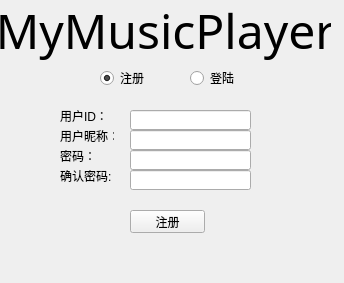
<?xml version="1.0" encoding="UTF-8"?>
<ui version="4.0">
 <class>RegisterAndLogin</class>
 <widget class="QMainWindow" name="RegisterAndLogin">
  <property name="geometry">
   <rect>
    <x>0</x>
    <y>0</y>
    <width>344</width>
    <height>283</height>
   </rect>
  </property>
  <property name="windowTitle">
   <string>MainWindow</string>
  </property>
  <widget class="QWidget" name="centralwidget">
   <widget class="QLabel" name="label">
    <property name="geometry">
     <rect>
      <x>0</x>
      <y>0</y>
      <width>331</width>
      <height>61</height>
     </rect>
    </property>
    <property name="font">
     <font>
      <family>Kunstler Script</family>
      <pointsize>36</pointsize>
     </font>
    </property>
    <property name="text">
     <string>MyMusicPlayer</string>
    </property>
    <property name="alignment">
     <set>Qt::AlignCenter</set>
    </property>
   </widget>
   <widget class="QRadioButton" name="radioButton">
    <property name="geometry">
     <rect>
      <x>100</x>
      <y>70</y>
      <width>61</width>
      <height>16</height>
     </rect>
    </property>
    <property name="text">
     <string>注册</string>
    </property>
    <property name="checked">
     <bool>true</bool>
    </property>
   </widget>
   <widget class="QRadioButton" name="radioButton_2">
    <property name="geometry">
     <rect>
      <x>190</x>
      <y>70</y>
      <width>61</width>
      <height>16</height>
     </rect>
    </property>
    <property name="text">
     <string>登陆</string>
    </property>
    <property name="checked">
     <bool>false</bool>
    </property>
   </widget>
   <widget class="QLabel" name="label_2">
    <property name="geometry">
     <rect>
      <x>60</x>
      <y>110</y>
      <width>54</width>
      <height>12</height>
     </rect>
    </property>
    <property name="text">
     <string>用户ID：</string>
    </property>
   </widget>
   <widget class="QLabel" name="label_3">
    <property name="geometry">
     <rect>
      <x>60</x>
      <y>130</y>
      <width>54</width>
      <height>12</height>
     </rect>
    </property>
    <property name="text">
     <string>用户昵称：</string>
    </property>
   </widget>
   <widget class="QLabel" name="label_4">
    <property name="geometry">
     <rect>
      <x>60</x>
      <y>150</y>
      <width>54</width>
      <height>12</height>
     </rect>
    </property>
    <property name="text">
     <string>密码：</string>
    </property>
   </widget>
   <widget class="QLabel" name="label_5">
    <property name="geometry">
     <rect>
      <x>60</x>
      <y>170</y>
      <width>54</width>
      <height>12</height>
     </rect>
    </property>
    <property name="text">
     <string>确认密码:</string>
    </property>
   </widget>
   <widget class="QLineEdit" name="lineEdit">
    <property name="geometry">
     <rect>
      <x>130</x>
      <y>110</y>
      <width>121</width>
      <height>20</height>
     </rect>
    </property>
   </widget>
   <widget class="QLineEdit" name="lineEdit_2">
    <property name="geometry">
     <rect>
      <x>130</x>
      <y>130</y>
      <width>121</width>
      <height>20</height>
     </rect>
    </property>
   </widget>
   <widget class="QLineEdit" name="lineEdit_3">
    <property name="geometry">
     <rect>
      <x>130</x>
      <y>150</y>
      <width>121</width>
      <height>20</height>
     </rect>
    </property>
   </widget>
   <widget class="QLineEdit" name="lineEdit_4">
    <property name="geometry">
     <rect>
      <x>130</x>
      <y>170</y>
      <width>121</width>
      <height>20</height>
     </rect>
    </property>
   </widget>
   <widget class="QPushButton" name="pushButton_2">
    <property name="geometry">
     <rect>
      <x>130</x>
      <y>210</y>
      <width>75</width>
      <height>23</height>
     </rect>
    </property>
    <property name="text">
     <string>注册</string>
    </property>
   </widget>
  </widget>
 </widget>
 <resources/>
 <connections/>
</ui>
